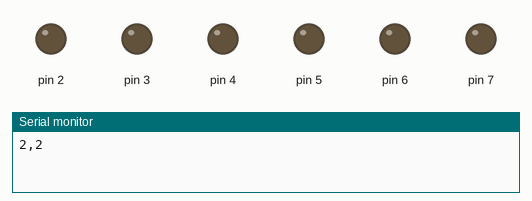
This sketch was run on a simulated Arduino Uno, built with avr-gcc and run on an emulated ATmega328P. Parts: output pins drawn as LEDs (lit = HIGH), the last lines printed to the serial monitor.

Above: at 0.2 s.
At 5.5 s:
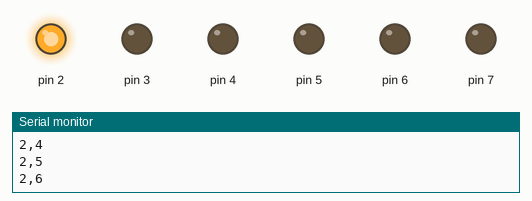
At 10.7 s:
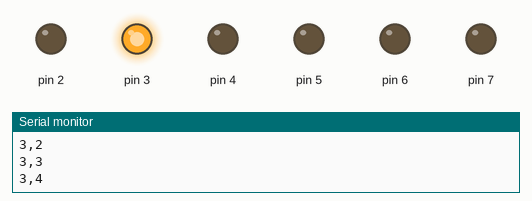
At 19.8 s:
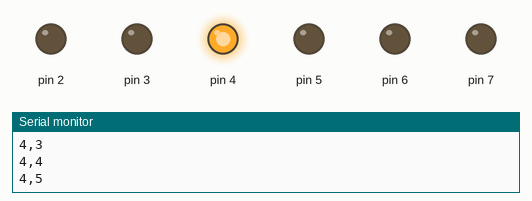
At 28.9 s:
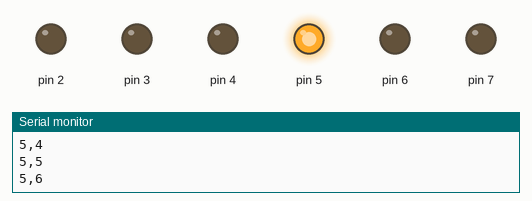
At 38.0 s:
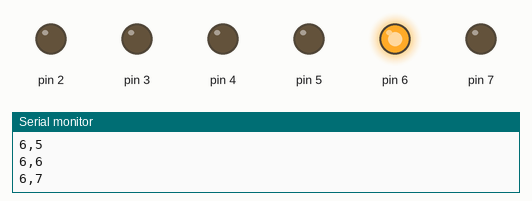
Timing chart, 0 to 40.0 s (numbered marks = the images above):
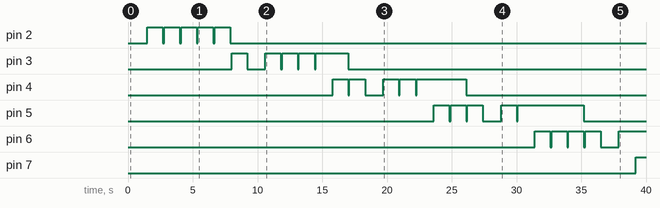

Measured:
- by itself, pin 2: alternates HIGH for 1.2 s and LOW for 0.10 s, 10 changes in all, then stays LOW
- by itself, pin 3: goes HIGH 1.2 s, LOW 1.4 s, 3 × (HIGH 1.2 s, LOW 0.10 s), HIGH 2.5 s, then LOW
- by itself, pin 4: LOW → HIGH at 15.8 s, → LOW 1.2 s later, → HIGH 0.10 s later, → LOW 1.2 s later, … (10 changes in this stretch)
- by itself, pin 5: LOW → HIGH at 23.6 s, → LOW 1.2 s later, → HIGH 0.10 s later, → LOW 1.2 s later, … (10 changes in this stretch)
- by itself, pin 6: goes 3 × (HIGH 1.2 s, LOW 0.10 s), HIGH 1.2 s, LOW 1.4 s, then HIGH
- by itself, pin 7: LOW → HIGH at 39.2 s

The sketch:

Comprobaci_n_Leds.ino
```cpp
void setup() {
  Serial.begin(9600);
}
void loop() {
  for (int pin1 = 2; pin1 <=7; pin1++)
  {
    for (int pin2 = 2; pin2 <=7; pin2++)
    {
      Serial.print (pin1);
      Serial.print (",");
      Serial.println(pin2);
      delay(100);
      pinMode(pin1,OUTPUT);
      pinMode(pin2,OUTPUT);
      delay(100);
      digitalWrite(pin1,HIGH);
      digitalWrite(pin2,LOW);
      delay(1000);
      pinMode(pin1,INPUT);
      pinMode(pin2,INPUT);
      delay(100);
    }
  }
}
```
